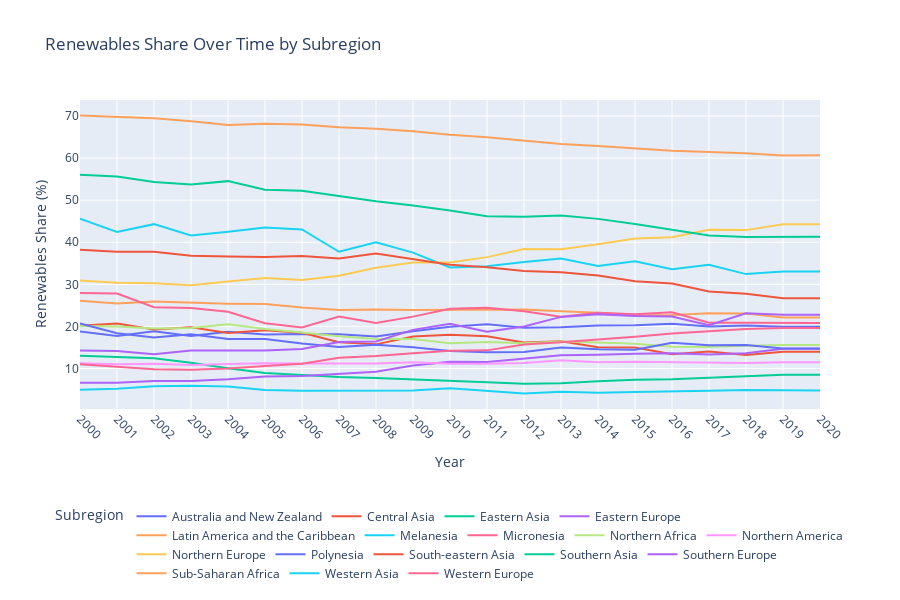

The cell this chart's notebook holds for it:
### Code cell
# Create a plotly line chart — renewables share over time by subregion - interactive visual

import pandas as pd
import plotly.express as px

# Load data
df = pd.read_csv("../data/cleaned/enhanced_energy_features.csv")
df_filtered = df[['year', 'subregion', 'renewables_share_pct']].dropna()
df_filtered['year'] = df_filtered['year'].astype(int)

# Group by year and subregion
df_grouped = (
    df_filtered
    .groupby(['year', 'subregion'])['renewables_share_pct']
    .mean()
    .reset_index()
)

# Plotly line chart
fig = px.line(
    df_grouped,
    x='year',
    y='renewables_share_pct',
    color='subregion',
    title='Renewables Share Over Time by Subregion',
    labels={
        'year': 'Year',
        'renewables_share_pct': 'Renewables Share (%)',
        'subregion': 'Subregion'
    },
    markers=False
)

# Update layout: rotate x-axis ticks and move legend to bottom
fig.update_layout(
    xaxis=dict(
        tickmode='linear',
        tickangle=45
    ),
    legend_title='Subregion',
    height=600,
    legend=dict(
        orientation="h",
        yanchor="top",
        y=-0.3,         # Adjust if needed
        xanchor="center",
        x=0.5
    )
)

fig.show()

### Figure 1 — Plotly figure (JSON) as saved in the notebook; plotly's stock layout.template omitted (floating-point values rounded to 4 significant figures)
{"data": [{"hovertemplate": "Subregion=Australia and New Zealand<br>Year=%{x}<br>Renewables Share (%)=%{y}<extra></extra>", "legendgroup": "Australia and New Zealand", "line": {"color": "#636efa", "dash": "solid"}, "marker": {"symbol": "circle"}, "mode": "lines", "name": "Australia and New Zealand", "orientation": "v", "showlegend": true, "type": "scatter", "x": [2000, 2001, 2002, 2003, 2004, 2005, 2006, 2007, 2008, 2009, 2010, 2011, 2012, 2013, 2014, 2015, 2016, 2017, 2018, 2019, 2020], "xaxis": "x", "y": [18.77, 17.75, 18.86, 17.75, 18.72, 18.09, 18.22, 18.15, 17.59, 18.86, 19.92, 20.48, 19.66, 19.79, 20.2, 20.27, 20.62, 19.95, 20.2, 19.89, 19.89], "yaxis": "y"}, {"hovertemplate": "Subregion=Central Asia<br>Year=%{x}<br>Renewables Share (%)=%{y}<extra></extra>", "legendgroup": "Central Asia", "line": {"color": "#EF553B", "dash": "solid"}, "marker": {"symbol": "circle"}, "mode": "lines", "name": "Central Asia", "orientation": "v", "showlegend": true, "type": "scatter", "x": [2000, 2001, 2002, 2003, 2004, 2005, 2006, 2007, 2008, 2009, 2010, 2011, 2012, 2013, 2014, 2015, 2016, 2017, 2018, 2019, 2020], "xaxis": "x", "y": [20.18, 20.67, 19.27, 19.77, 18.43, 19.11, 18.48, 16.22, 15.73, 17.59, 18.04, 17.66, 16.19, 16.47, 15.06, 14.98, 13.36, 14.01, 13.22, 13.95, 13.95], "yaxis": "y"}, {"hovertemplate": "Subregion=Eastern Asia<br>Year=%{x}<br>Renewables Share (%)=%{y}<extra></extra>", "legendgroup": "Eastern Asia", "line": {"color": "#00cc96", "dash": "solid"}, "marker": {"symbol": "circle"}, "mode": "lines", "name": "Eastern Asia", "orientation": "v", "showlegend": true, "type": "scatter", "x": [2000, 2001, 2002, 2003, 2004, 2005, 2006, 2007, 2008, 2009, 2010, 2011, 2012, 2013, 2014, 2015, 2016, 2017, 2018, 2019, 2020], "xaxis": "x", "y": [13.02, 12.65, 12.41, 11.38, 10.06, 8.933, 8.433, 7.957, 7.747, 7.457, 7.127, 6.733, 6.393, 6.503, 6.953, 7.297, 7.447, 7.747, 8.063, 8.487, 8.487], "yaxis": "y"}, {"hovertemplate": "Subregion=Eastern Europe<br>Year=%{x}<br>Renewables Share (%)=%{y}<extra></extra>", "legendgroup": "Eastern Europe", "line": {"color": "#ab63fa", "dash": "solid"}, "marker": {"symbol": "circle"}, "mode": "lines", "name": "Eastern Europe", "orientation": "v", "showlegend": true, "type": "scatter", "x": [2000, 2001, 2002, 2003, 2004, 2005, 2006, 2007, 2008, 2009, 2010, 2011, 2012, 2013, 2014, 2015, 2016, 2017, 2018, 2019, 2020], "xaxis": "x", "y": [6.626, 6.603, 7.009, 7.055, 7.454, 8.094, 8.224, 8.689, 9.216, 10.69, 11.59, 11.53, 12.24, 13.12, 13.25, 13.53, 13.61, 13.35, 13.6, 14.68, 14.68], "yaxis": "y"}, {"hovertemplate": "Subregion=Latin America and the Caribbean<br>Year=%{x}<br>Renewables Share (%)=%{y}<extra></extra>", "legendgroup": "Latin America and the Caribbean", "line": {"color": "#FFA15A", "dash": "solid"}, "marker": {"symbol": "circle"}, "mode": "lines", "name": "Latin America and the Caribbean", "orientation": "v", "showlegend": true, "type": "scatter", "x": [2000, 2001, 2002, 2003, 2004, 2005, 2006, 2007, 2008, 2009, 2010, 2011, 2012, 2013, 2014, 2015, 2016, 2017, 2018, 2019, 2020], "xaxis": "x", "y": [26.11, 25.47, 25.91, 25.58, 25.4, 25.32, 24.47, 23.9, 24.02, 23.88, 23.92, 24.04, 24.04, 23.6, 23.26, 22.62, 22.69, 23.15, 23.06, 22.12, 22.12], "yaxis": "y"}, {"hovertemplate": "Subregion=Melanesia<br>Year=%{x}<br>Renewables Share (%)=%{y}<extra></extra>", "legendgroup": "Melanesia", "line": {"color": "#19d3f3", "dash": "solid"}, "marker": {"symbol": "circle"}, "mode": "lines", "name": "Melanesia", "orientation": "v", "showlegend": true, "type": "scatter", "x": [2000, 2001, 2002, 2003, 2004, 2005, 2006, 2007, 2008, 2009, 2010, 2011, 2012, 2013, 2014, 2015, 2016, 2017, 2018, 2019, 2020], "xaxis": "x", "y": [45.58, 42.43, 44.3, 41.61, 42.47, 43.52, 43.03, 37.73, 39.98, 37.53, 34.01, 34.28, 35.29, 36.15, 34.38, 35.51, 33.61, 34.64, 32.43, 33.04, 33.04], "yaxis": "y"}, {"hovertemplate": "Subregion=Micronesia<br>Year=%{x}<br>Renewables Share (%)=%{y}<extra></extra>", "legendgroup": "Micronesia", "line": {"color": "#FF6692", "dash": "solid"}, "marker": {"symbol": "circle"}, "mode": "lines", "name": "Micronesia", "orientation": "v", "showlegend": true, "type": "scatter", "x": [2000, 2001, 2002, 2003, 2004, 2005, 2006, 2007, 2008, 2009, 2010, 2011, 2012, 2013, 2014, 2015, 2016, 2017, 2018, 2019, 2020], "xaxis": "x", "y": [27.93, 27.8, 24.55, 24.39, 23.5, 20.73, 19.76, 22.34, 20.8, 22.32, 24.21, 24.45, 23.57, 22.3, 23.23, 22.91, 23.34, 20.88, 20.84, 20.82, 20.82], "yaxis": "y"}, {"hovertemplate": "Subregion=Northern Africa<br>Year=%{x}<br>Renewables Share (%)=%{y}<extra></extra>", "legendgroup": "Northern Africa", "line": {"color": "#B6E880", "dash": "solid"}, "marker": {"symbol": "circle"}, "mode": "lines", "name": "Northern Africa", "orientation": "v", "showlegend": true, "type": "scatter", "x": [2000, 2001, 2002, 2003, 2004, 2005, 2006, 2007, 2008, 2009, 2010, 2011, 2012, 2013, 2014, 2015, 2016, 2017, 2018, 2019, 2020], "xaxis": "x", "y": [20.11, 19.98, 19.5, 19.6, 20.51, 19.38, 18.52, 17.64, 17.0, 17.03, 16.01, 16.27, 16.02, 16.43, 16.16, 15.89, 15.16, 15.12, 15.38, 15.56, 15.56], "yaxis": "y"}, {"hovertemplate": "Subregion=Northern America<br>Year=%{x}<br>Renewables Share (%)=%{y}<extra></extra>", "legendgroup": "Northern America", "line": {"color": "#FF97FF", "dash": "solid"}, "marker": {"symbol": "circle"}, "mode": "lines", "name": "Northern America", "orientation": "v", "showlegend": true, "type": "scatter", "x": [2000, 2001, 2002, 2003, 2004, 2005, 2006, 2007, 2008, 2009, 2010, 2011, 2012, 2013, 2014, 2015, 2016, 2017, 2018, 2019, 2020], "xaxis": "x", "y": [11.25, 11.04, 11.14, 10.85, 11.05, 11.24, 11.18, 11.17, 11.19, 11.46, 11.15, 11.13, 11.31, 11.96, 11.46, 11.62, 11.57, 11.55, 11.33, 11.47, 11.47], "yaxis": "y"}, {"hovertemplate": "Subregion=Northern Europe<br>Year=%{x}<br>Renewables Share (%)=%{y}<extra></extra>", "legendgroup": "Northern Europe", "line": {"color": "#FECB52", "dash": "solid"}, "marker": {"symbol": "circle"}, "mode": "lines", "name": "Northern Europe", "orientation": "v", "showlegend": true, "type": "scatter", "x": [2000, 2001, 2002, 2003, 2004, 2005, 2006, 2007, 2008, 2009, 2010, 2011, 2012, 2013, 2014, 2015, 2016, 2017, 2018, 2019, 2020], "xaxis": "x", "y": [30.88, 30.37, 30.27, 29.78, 30.68, 31.5, 31.06, 32.04, 33.93, 35.2, 35.21, 36.46, 38.4, 38.31, 39.53, 40.88, 41.21, 42.96, 42.88, 44.25, 44.25], "yaxis": "y"}, {"hovertemplate": "Subregion=Polynesia<br>Year=%{x}<br>Renewables Share (%)=%{y}<extra></extra>", "legendgroup": "Polynesia", "line": {"color": "#636efa", "dash": "solid"}, "marker": {"symbol": "circle"}, "mode": "lines", "name": "Polynesia", "orientation": "v", "showlegend": true, "type": "scatter", "x": [2000, 2001, 2002, 2003, 2004, 2005, 2006, 2007, 2008, 2009, 2010, 2011, 2012, 2013, 2014, 2015, 2016, 2017, 2018, 2019, 2020], "xaxis": "x", "y": [20.72, 18.37, 17.35, 18.14, 16.99, 17.01, 15.94, 15.12, 15.62, 15.03, 14.18, 13.89, 13.91, 15.01, 14.58, 14.43, 16.1, 15.5, 15.58, 14.73, 14.73], "yaxis": "y"}, {"hovertemplate": "Subregion=South-eastern Asia<br>Year=%{x}<br>Renewables Share (%)=%{y}<extra></extra>", "legendgroup": "South-eastern Asia", "line": {"color": "#EF553B", "dash": "solid"}, "marker": {"symbol": "circle"}, "mode": "lines", "name": "South-eastern Asia", "orientation": "v", "showlegend": true, "type": "scatter", "x": [2000, 2001, 2002, 2003, 2004, 2005, 2006, 2007, 2008, 2009, 2010, 2011, 2012, 2013, 2014, 2015, 2016, 2017, 2018, 2019, 2020], "xaxis": "x", "y": [38.2, 37.74, 37.75, 36.8, 36.6, 36.49, 36.71, 36.15, 37.3, 35.89, 34.63, 34.04, 33.18, 32.89, 32.12, 30.74, 30.21, 28.31, 27.75, 26.71, 26.71], "yaxis": "y"}, {"hovertemplate": "Subregion=Southern Asia<br>Year=%{x}<br>Renewables Share (%)=%{y}<extra></extra>", "legendgroup": "Southern Asia", "line": {"color": "#00cc96", "dash": "solid"}, "marker": {"symbol": "circle"}, "mode": "lines", "name": "Southern Asia", "orientation": "v", "showlegend": true, "type": "scatter", "x": [2000, 2001, 2002, 2003, 2004, 2005, 2006, 2007, 2008, 2009, 2010, 2011, 2012, 2013, 2014, 2015, 2016, 2017, 2018, 2019, 2020], "xaxis": "x", "y": [56.02, 55.6, 54.29, 53.74, 54.52, 52.48, 52.22, 50.93, 49.72, 48.72, 47.54, 46.17, 46.07, 46.35, 45.55, 44.34, 42.93, 41.59, 41.25, 41.28, 41.28], "yaxis": "y"}, {"hovertemplate": "Subregion=Southern Europe<br>Year=%{x}<br>Renewables Share (%)=%{y}<extra></extra>", "legendgroup": "Southern Europe", "line": {"color": "#ab63fa", "dash": "solid"}, "marker": {"symbol": "circle"}, "mode": "lines", "name": "Southern Europe", "orientation": "v", "showlegend": true, "type": "scatter", "x": [2000, 2001, 2002, 2003, 2004, 2005, 2006, 2007, 2008, 2009, 2010, 2011, 2012, 2013, 2014, 2015, 2016, 2017, 2018, 2019, 2020], "xaxis": "x", "y": [14.29, 14.18, 13.4, 14.26, 14.3, 14.29, 14.63, 16.29, 16.39, 19.17, 20.62, 18.75, 19.97, 22.26, 22.92, 22.49, 22.37, 20.29, 23.1, 22.79, 22.79], "yaxis": "y"}, {"hovertemplate": "Subregion=Sub-Saharan Africa<br>Year=%{x}<br>Renewables Share (%)=%{y}<extra></extra>", "legendgroup": "Sub-Saharan Africa", "line": {"color": "#FFA15A", "dash": "solid"}, "marker": {"symbol": "circle"}, "mode": "lines", "name": "Sub-Saharan Africa", "orientation": "v", "showlegend": true, "type": "scatter", "x": [2000, 2001, 2002, 2003, 2004, 2005, 2006, 2007, 2008, 2009, 2010, 2011, 2012, 2013, 2014, 2015, 2016, 2017, 2018, 2019, 2020], "xaxis": "x", "y": [70.13, 69.72, 69.44, 68.73, 67.86, 68.13, 67.99, 67.31, 66.96, 66.39, 65.57, 64.96, 64.13, 63.32, 62.86, 62.23, 61.75, 61.45, 61.16, 60.64, 60.65], "yaxis": "y"}, {"hovertemplate": "Subregion=Western Asia<br>Year=%{x}<br>Renewables Share (%)=%{y}<extra></extra>", "legendgroup": "Western Asia", "line": {"color": "#19d3f3", "dash": "solid"}, "marker": {"symbol": "circle"}, "mode": "lines", "name": "Western Asia", "orientation": "v", "showlegend": true, "type": "scatter", "x": [2000, 2001, 2002, 2003, 2004, 2005, 2006, 2007, 2008, 2009, 2010, 2011, 2012, 2013, 2014, 2015, 2016, 2017, 2018, 2019, 2020], "xaxis": "x", "y": [4.932, 5.192, 5.806, 5.897, 5.731, 4.912, 4.731, 4.752, 4.694, 4.784, 5.294, 4.757, 4.044, 4.464, 4.209, 4.387, 4.621, 4.686, 4.888, 4.778, 4.778], "yaxis": "y"}, {"hovertemplate": "Subregion=Western Europe<br>Year=%{x}<br>Renewables Share (%)=%{y}<extra></extra>", "legendgroup": "Western Europe", "line": {"color": "#FF6692", "dash": "solid"}, "marker": {"symbol": "circle"}, "mode": "lines", "name": "Western Europe", "orientation": "v", "showlegend": true, "type": "scatter", "x": [2000, 2001, 2002, 2003, 2004, 2005, 2006, 2007, 2008, 2009, 2010, 2011, 2012, 2013, 2014, 2015, 2016, 2017, 2018, 2019, 2020], "xaxis": "x", "y": [10.98, 10.44, 9.835, 9.685, 9.988, 10.57, 11.12, 12.53, 12.99, 13.65, 14.2, 14.3, 15.68, 16.23, 16.84, 17.52, 18.32, 18.88, 19.4, 19.65, 19.65], "yaxis": "y"}], "layout": {"height": 600, "legend": {"orientation": "h", "title": {"text": "Subregion"}, "tracegroupgap": 0, "x": 0.5, "xanchor": "center", "y": -0.3, "yanchor": "top"}, "title": {"text": "Renewables Share Over Time by Subregion"}, "xaxis": {"anchor": "y", "domain": [0, 1], "tickangle": 45, "tickmode": "linear", "title": {"text": "Year"}}, "yaxis": {"anchor": "x", "domain": [0, 1], "title": {"text": "Renewables Share (%)"}}}}
